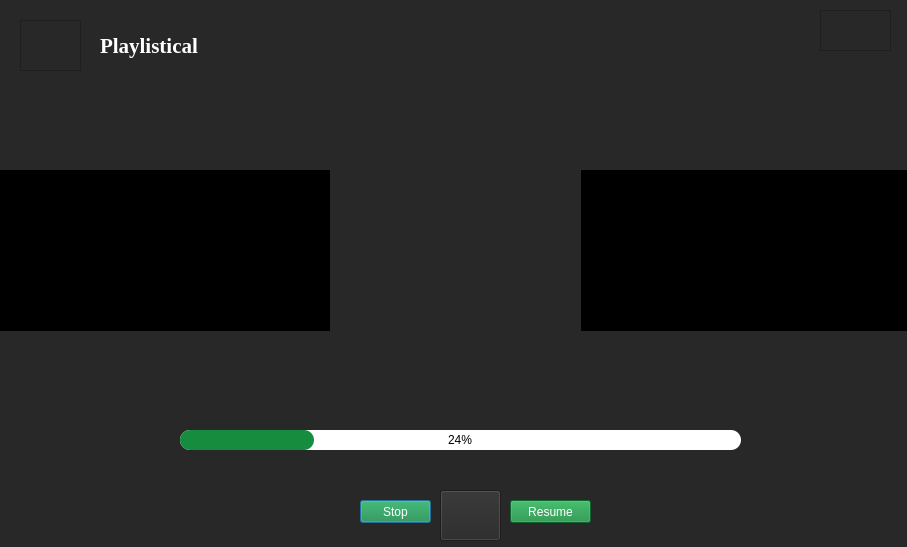
<?xml version="1.0" encoding="UTF-8"?>
<ui version="4.0">
 <class>Dialog</class>
 <widget class="QDialog" name="Dialog">
  <property name="geometry">
   <rect>
    <x>0</x>
    <y>0</y>
    <width>907</width>
    <height>547</height>
   </rect>
  </property>
  <property name="windowTitle">
   <string>Playlistical</string>
  </property>
  <property name="windowIcon">
   <iconset>
    <normaloff>uploads/icons8-play-50.png</normaloff>uploads/icons8-play-50.png</iconset>
  </property>
  <property name="styleSheet">
   <string notr="true">background-color: rgb(40, 40, 40);</string>
  </property>
  <widget class="QLabel" name="label">
   <property name="geometry">
    <rect>
     <x>100</x>
     <y>30</y>
     <width>101</width>
     <height>31</height>
    </rect>
   </property>
   <property name="font">
    <font>
     <family>Times New Roman</family>
     <pointsize>16</pointsize>
     <weight>75</weight>
     <bold>true</bold>
    </font>
   </property>
   <property name="styleSheet">
    <string notr="true">color: rgb(255, 255, 255);</string>
   </property>
   <property name="text">
    <string>Playlistical</string>
   </property>
  </widget>
  <widget class="QFrame" name="blackback">
   <property name="geometry">
    <rect>
     <x>-50</x>
     <y>170</y>
     <width>961</width>
     <height>161</height>
    </rect>
   </property>
   <property name="styleSheet">
    <string notr="true">background-color: rgb(0, 0, 0);</string>
   </property>
   <property name="frameShape">
    <enum>QFrame::StyledPanel</enum>
   </property>
   <property name="frameShadow">
    <enum>QFrame::Raised</enum>
   </property>
   <widget class="QLabel" name="label_4">
    <property name="geometry">
     <rect>
      <x>240</x>
      <y>10</y>
      <width>131</width>
      <height>141</height>
     </rect>
    </property>
    <property name="text">
     <string/>
    </property>
    <property name="pixmap">
     <pixmap resource="sources.qrc">:/newPrefix/WhatsApp Image 2021-10-10 at 6.33.24 PM (2).jpeg</pixmap>
    </property>
    <property name="scaledContents">
     <bool>true</bool>
    </property>
   </widget>
   <widget class="QLabel" name="label_3">
    <property name="geometry">
     <rect>
      <x>640</x>
      <y>10</y>
      <width>141</width>
      <height>141</height>
     </rect>
    </property>
    <property name="text">
     <string/>
    </property>
    <property name="pixmap">
     <pixmap resource="sources.qrc">:/newPrefix/WhatsApp Image 2021-10-10 at 6.33.24 PM3.jpeg</pixmap>
    </property>
    <property name="scaledContents">
     <bool>true</bool>
    </property>
   </widget>
   <zorder>label_3</zorder>
   <zorder>label_4</zorder>
  </widget>
  <widget class="QPushButton" name="pushButton">
   <property name="geometry">
    <rect>
     <x>360</x>
     <y>500</y>
     <width>71</width>
     <height>23</height>
    </rect>
   </property>
   <property name="styleSheet">
    <string notr="true">background-color: rgb(22, 140, 63);
font: 75 12pt &quot;Times New Roman&quot;;
color: rgb(255, 255, 255);</string>
   </property>
   <property name="text">
    <string>Stop</string>
   </property>
  </widget>
  <widget class="QPushButton" name="pushButton_2">
   <property name="geometry">
    <rect>
     <x>510</x>
     <y>500</y>
     <width>81</width>
     <height>23</height>
    </rect>
   </property>
   <property name="styleSheet">
    <string notr="true">background-color: rgb(22, 140, 63);
font: 75 11pt &quot;Times New Roman&quot;;
color: rgb(255, 255, 255);</string>
   </property>
   <property name="text">
    <string>Resume</string>
   </property>
  </widget>
  <widget class="QFrame" name="logo">
   <property name="geometry">
    <rect>
     <x>20</x>
     <y>20</y>
     <width>61</width>
     <height>51</height>
    </rect>
   </property>
   <property name="styleSheet">
    <string notr="true">image: url(:/newPrefix/icons8-play-50.png);</string>
   </property>
   <property name="frameShape">
    <enum>QFrame::StyledPanel</enum>
   </property>
   <property name="frameShadow">
    <enum>QFrame::Raised</enum>
   </property>
  </widget>
  <widget class="QPushButton" name="pushButton_3">
   <property name="geometry">
    <rect>
     <x>440</x>
     <y>490</y>
     <width>61</width>
     <height>51</height>
    </rect>
   </property>
   <property name="font">
    <font>
     <weight>50</weight>
     <bold>false</bold>
     <underline>false</underline>
     <strikeout>false</strikeout>
     <kerning>true</kerning>
    </font>
   </property>
   <property name="styleSheet">
    <string notr="true">image: url(:/newPrefix/icons8-play-50.png);</string>
   </property>
   <property name="text">
    <string/>
   </property>
   <property name="flat">
    <bool>false</bool>
   </property>
  </widget>
  <widget class="QFrame" name="help">
   <property name="geometry">
    <rect>
     <x>820</x>
     <y>10</y>
     <width>71</width>
     <height>41</height>
    </rect>
   </property>
   <property name="styleSheet">
    <string notr="true">image: url(:/newPrefix/icons8-question-64.png);</string>
   </property>
   <property name="frameShape">
    <enum>QFrame::StyledPanel</enum>
   </property>
   <property name="frameShadow">
    <enum>QFrame::Raised</enum>
   </property>
  </widget>
  <widget class="QProgressBar" name="progressBar">
   <property name="geometry">
    <rect>
     <x>180</x>
     <y>430</y>
     <width>561</width>
     <height>20</height>
    </rect>
   </property>
   <property name="styleSheet">
    <string notr="true">QProgressBar:horizontal {
border-radius: 10px;
background: white;
text-align:center

}
QProgressBar::chunk:horizontal {
border-radius: 10px;
	background-color: rgb(22, 140, 63);
}</string>
   </property>
   <property name="value">
    <number>24</number>
   </property>
  </widget>
  <widget class="QLabel" name="label_2">
   <property name="geometry">
    <rect>
     <x>330</x>
     <y>120</y>
     <width>251</width>
     <height>251</height>
    </rect>
   </property>
   <property name="text">
    <string/>
   </property>
   <property name="pixmap">
    <pixmap resource="sources.qrc">:/newPrefix/WhatsApp Image 2021-10-10 at 6.33.24 PM.jpeg</pixmap>
   </property>
   <property name="scaledContents">
    <bool>true</bool>
   </property>
  </widget>
  <zorder>blackback</zorder>
  <zorder>label</zorder>
  <zorder>logo</zorder>
  <zorder>pushButton_2</zorder>
  <zorder>pushButton</zorder>
  <zorder>pushButton_3</zorder>
  <zorder>help</zorder>
  <zorder>progressBar</zorder>
  <zorder>label_2</zorder>
  <zorder>pic2</zorder>
  <zorder>label_2</zorder>
  <zorder>label_2</zorder>
 </widget>
 <resources>
  <include location="sources.qrc"/>
 </resources>
 <connections/>
</ui>
